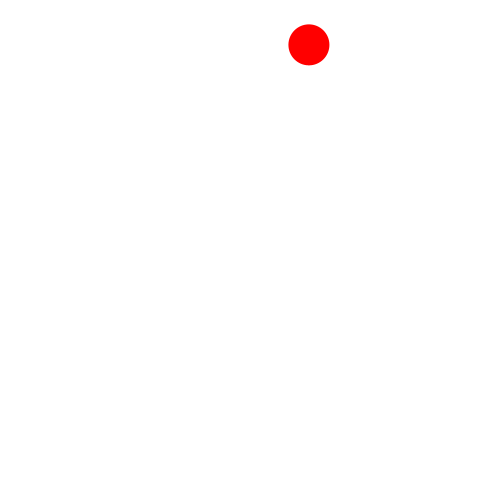
Frame 1 (no input)
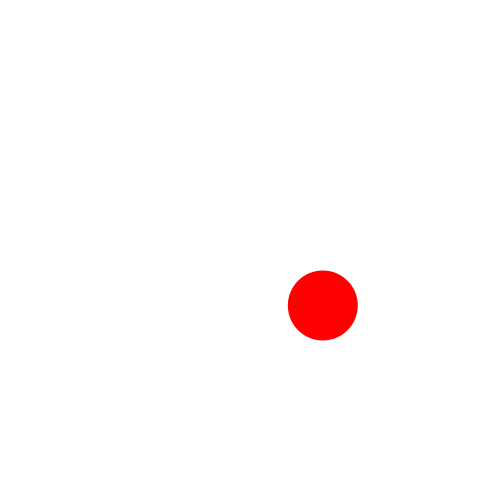
Frame 60 (the mouse pressed at the canvas centre just before this capture)
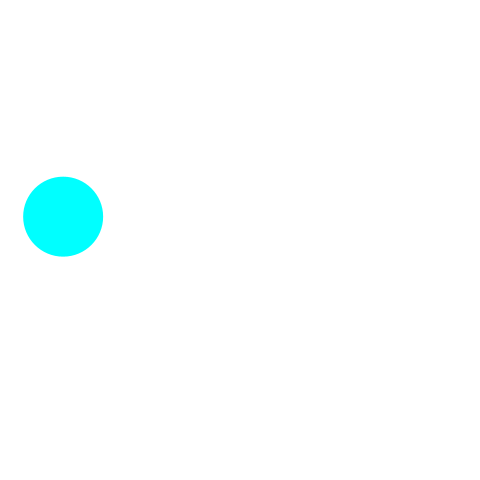
Frame 120 (the mouse held since frame 60 and released just before this capture)

The Processing sketch that drew these frames (run headless with seeded random() and noise(); from frame 60 on, the mouse is pressed at the canvas centre):

// Processing sketch: ballEnlarged2
// ── ballEnlarged2.pde
final float vx0min = -7;            // vxの初期値の下限
final float vx0max = 5;             // vxの初期値の上限
final float vy0min = 4;             // vyの初期値の下限
final float vy0max = 8;             // vyの初期値の上限
final float fps = 60;               // 1秒間あたりのフレーム数
final float gravity = 9.8 / fps;    // 1フレームあたりの重力加速度
final float elas = 0.98;            // 反発係数
final float d = 40;                 // ボールの直径
final float hueMax = 360.0;         // 色相の最大値

// 変数
Ball ball0;                         // ボールのオブジェクト1つを参照する変数

void setup() {
    frameRate(fps);
    size(480, 480);
    noStroke();
    colorMode(HSB, hueMax, 100, 100);
    fill(0, 0, 0);
    ball0 = new Ball();
    ball0.d  = d;
    ball0.x  = random(d / 2, width - d / 2);     // ボールの中心のx座標
    ball0.y  = random(d / 2, height / 5);        // ボールの中心のy座標
    ball0.vx = random(vx0min, vx0max);           // ボールの速度のx成分
    ball0.vy = random(vy0min, vy0max);           // ボールの速度のy成分
}

void draw() {
    background(0, 0, 100);
    ball0.move();
    ball0.draw();
}




/** 動くボールを表す */
class Ball {
    float d;
    float x;
    float y;
    float vx;
    float vy;
    int el = 1;
    int lb = 10;
    int hb = 150;
    void draw(){
        if(el>0){
            fill(0, 100, 100);
        }else{
            fill(180,100,100);
        }
        ellipse(x, y, d, d);
    }

    void move() {
        x  += vx;          // ボールが速度ぶん移動する
        vy += gravity;          // 速度のy成分に重力加速度を加算する
        y  += vy;          // ボールが速度ぶん移動する
        d+=el;
        if(hb<d||lb>d){
            el=-el;
        }
        if (x < d / 2) {
            vx = - vx * elas;
            x = d / 2;
            el=-el;
        } else if (x > width - d / 2) {
            vx = - vx  * elas;
            x = width - d / 2;
            el=-el;
        }
        if (y > height - d / 2) {
            vy = - vy * elas;
            y = height - d / 2;
            el=-el;
        } else if (y < d / 2) {
            vy = - vy * elas;
            y = d / 2;
            el=-el;
        }
    }
}
